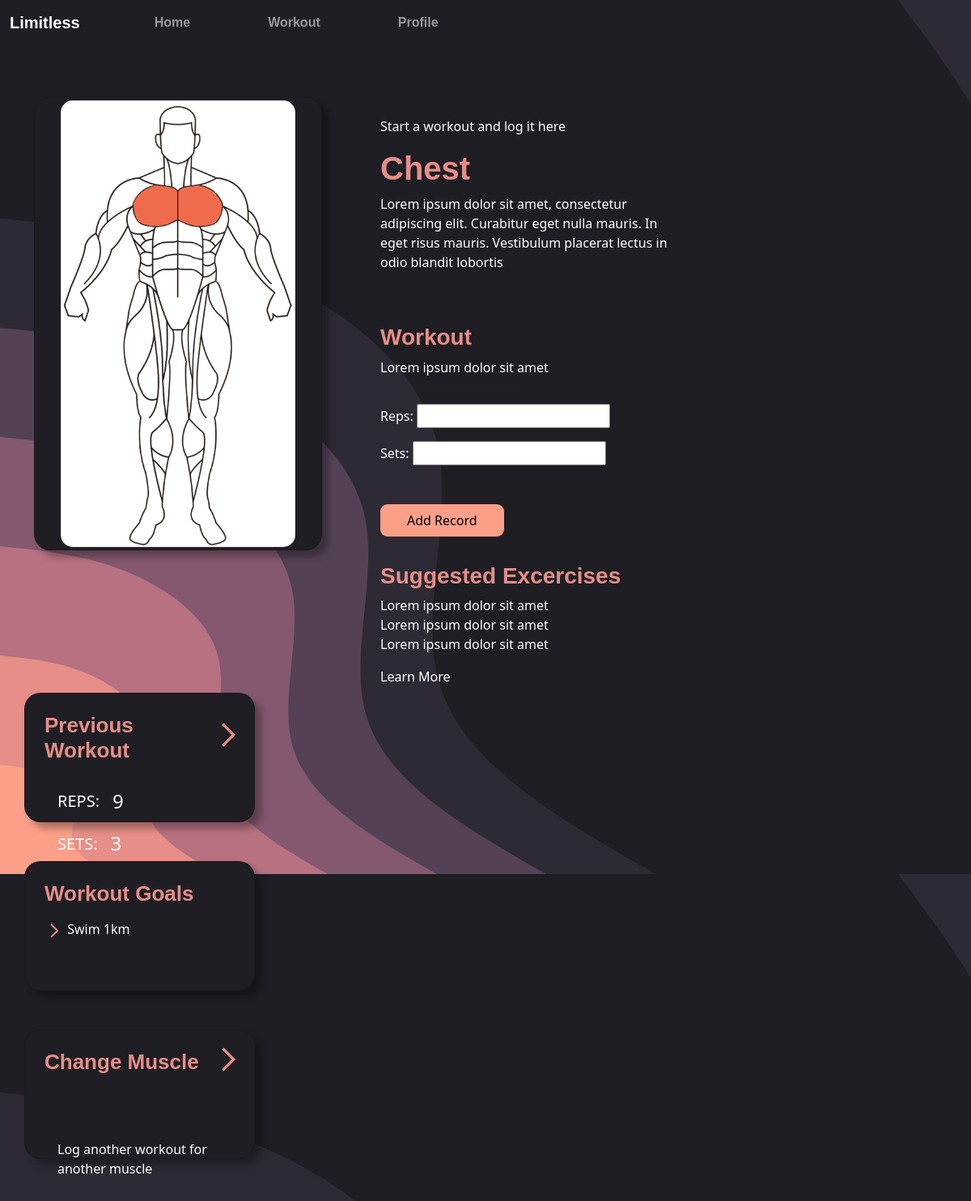
The page /workout/chest/chest/ (signed in) on the database its author committed.
### homepage/models.py (models this page shows, shortened)
class WorkoutRecord(models.Model):
    user = models.ForeignKey(User, on_delete=models.CASCADE)
    username = models.CharField(max_length=150)
    workout_type = models.CharField(max_length=20)
    reps = models.IntegerField()
    sets = models.IntegerField()
    created_at = models.DateTimeField(auto_now_add=True)

class Goal(models.Model):
    user = models.ForeignKey(User, on_delete=models.CASCADE)
    description = models.TextField()
    target_sets = models.IntegerField(default=0)
    completed_sets = models.IntegerField(default=0)
    target_workouts = models.IntegerField(default=0)
    completed_workouts = models.IntegerField(default=0)
    created_at = models.DateTimeField(auto_now_add=True)
    completed = models.BooleanField(default=False)  # New field to track completion

### homepage/views.py (the view)
# urls.py: path('workout/chest/<str:muscle>/', chest_workout, name='chest_workout'),
@login_required
def chest_workout(request, muscle):
    recent_workout = WorkoutRecord.objects.filter(user=request.user, workout_type=muscle).order_by('-created_at').first()
    incomplete_goals = Goal.objects.filter(user=request.user, completed=False).order_by('-created_at')[:3]
    return handle_workout_request(request, muscle, recent_workout, incomplete_goals)

### homepage/forms.py
class WorkoutRecordForm(forms.ModelForm):
    class Meta:
        model = WorkoutRecord
        exclude = ['workout_type','username','user']

### homepage/views.py (called while the page is built)
def handle_workout_request(request, muscle, recent_workout=None, incomplete_goals=None):
    if request.method == 'POST':
        form = WorkoutRecordForm(request.POST)
        if form.is_valid():
            save_workout_record(request.user, muscle, form)
            return redirect('success_page')
    else:
        form = WorkoutRecordForm()
    return render(request, f'workouts/{muscle}_workout.html', {'form': form, 'recent_workout': recent_workout, 'incomplete_goals': incomplete_goals})

### homepage/templates/workouts/chest_workout.html (shortened to what this page needs)
{% load static %}
<!DOCTYPE html>
<html lang="en">
<head>
    <link rel="stylesheet" href="https://cdn.jsdelivr.net/npm/bootstrap@5.0.0/dist/css/bootstrap.min.css">
    <link rel="stylesheet" href="{% static 'workouts/workout.css' %}">
    <link rel="stylesheet" href="{% static 'navbar/navbar.css' %}">
    <link rel="stylesheet" href="https://use.typekit.net/pnx2otr.css">
    <link rel="stylesheet" href="https://use.typekit.net/pnx2otr.css">
</head>
<body>
    <nav class="navbar navbar-expand-lg navbar-dark">
        <div class="container-fluid">
            <a class="navbar-brand" href="#">Limitless</a>
            <div class="collapse navbar-collapse" id="navbarNav">
                <div class="row">
                    <ul class="navbar-nav">
                        <li class="nav-item active">
                            <a class="nav-link" href="{% url 'home' %}">Home</a>
                        </li>
                        <li class="nav-item active">
                            <a class="nav-link" href="{% url 'workout_page'%}">Workout</a>
                        </li>
                        <li class="nav-item active">
                            <a class="nav-link" href="{% url 'profile_page'%}">Profile</a>
                        </li>
                    </ul>
                </div>
            </div>
        </div>
    </nav>
    <div class="container w-100 mt-4">
        <div class="row" style="margin-top: 8vh;">
            <div class="col-md-4" >
                <div class="card custom-card photo-card p-3">
                    <div class="card-body">
                        <div class="card img-card">
                            <div class="col-auto">
                                <img id="muscle-img" src="{% static 'workouts/CHEST.png' %}" alt="Chest Image"
                                    width="100%">
                            </div>
                        </div>
                    </div>
                </div>
            </div>
            <div class="col-md-4 ml-4" style="margin-left: 3rem; margin-right: 3rem;">
                <div class="row mt-4 mb-5">
                    <p>Start a workout and log it here</p>
                    <h1 class="muscle-title">Chest</h1>
                    <p>Lorem ipsum dolor sit amet, consectetur adipiscing elit. Curabitur eget nulla mauris. In eget risus mauris. Vestibulum placerat lectus in odio blandit lobortis  </p>
                </div>
                <div class="row">
                    <h3 class="muscle-title">Workout</h3>
                    <p>Lorem ipsum dolor sit amet</p>
                    <hr style="width:50%;text-align:left;margin-left:2">
                    <form method="post" action="{% url 'chest_workout' muscle='chest' %}">
                        {{ form.as_p }}
                        <div class="row mt-0">
                            <div class="col">
                                <button type="submit" id="bottone1">Add Record</button>
                            </div>
                        </div>
                    </form>
                </div>
                <div class="row" style="margin-top: 4vh;">
                    <h3 class="muscle-title">Suggested Excercises</h3>
                    <ul class="list-unstyled">
                        <li>Lorem ipsum dolor sit amet</li>
                        <li>Lorem ipsum dolor sit amet</li>
                        <li>Lorem ipsum dolor sit amet</li>
                    </ul>
                    <a href="#">Learn More</a>
                </div>
            </div>
            <div class="col-md-3">
                <div class="row mb-5 mt-2">
                    <div class="card side-card" style="padding-left: 1.5rem;">
                        <div class="card-title mt-2 d-flex align-items-center justify-content-between">
                            <h4 class="card-title goal-title mt-3 ml-3">Previous Workout</h4>
                            <a href="{% url 'workout_page' %}" class="stretched-link">
                                <img class="go-arrow" src="{% static 'homepage/arrow.svg' %}">
                            </a>
                        </div>
                        <div class="card-body">
                            {% if recent_workout %}
                                <div class="d-flex align-items-center mb-3">
                                    <h5 class="me-3">REPS:</h5>
                                    <h4>{{ recent_workout.reps }}</h4>
                                </div>
                                <div class="d-flex align-items-center">
                                    <h5 class="me-3">SETS:</h5>
                                    <h4>{{ recent_workout.sets }}</h4>
                                </div>
                            {% else %}
                                <p>No previous workout recorded.</p>
                            {% endif %}
                        </div>
                    </div>
                </div>
                <div class="row mb-5">
                    <div class="card side-card" style="padding-left: 1.5rem;">
                        <div class="card-title mt-2 d-flex align-items-center justify-content-between">
                            <h4 class="card-title goal-title mt-3 ml-3">Workout Goals</h4>
                        </div>
                        <div class="card-body p-0">
                            <ul class="p-0">
                                {% for goal in incomplete_goals %}
                                <img class="list-arrow" src="{% static 'homepage/arrow.svg' %}">
                                <span>{{ goal.description }}</span>
                                {% endfor %}
                            </ul>
                        </div>
                    </div>
                </div>
                <div class="row mb-5">
                    <div class="card side-card" style="padding-left: 1.5rem;">
                        <div class="card-title mt-2 d-flex align-items-center justify-content-between">
                            <h4 class="card-title goal-title mt-3 ml-3">Change Muscle</h4>
                            <a href="{% url 'workout_page' %}" class="stretched-link">
                                <img class="go-arrow" src="{% static 'homepage/arrow.svg' %}">
                            </a>
                        </div>
                        <div class="card-body mt-5  ">
                            <a href="{% url 'home' %}" class="stretched-link "><p>Log another workout for another muscle</p></a>
                        </div>
                    </div>
                </div>
            </div>
        </div>
    </div>
</body>
</html>

### homepage/static/workouts/workout.css (style rules this page uses)
body { background-image: url(../background.svg); }
.photo-card { height: 75vh; justify-content: center; }
.custom-card { height: 70vh; max-height: 900px; background-color: #1e1e24!important; border-radius:20px!important; box-shadow: 8px 8px 8px rgba(0, 0, 0, 0.3); }
.img-card { border-radius:15px!important; }
.side-card { height: 20vh; background-color: #1e1e24!important; border-radius: 20px!important; box-shadow: 8px 8px 8px rgba(0, 0, 0, 0.3); transition: transform 0.3s ease; }
.goal-title { text-align: left; margin-top: 2vh; font-family: "indivisible", sans-serif; font-weight: 700; font-style: normal; color: #e68e87; font-size: 26px; }
.go-arrow { width: 40px; margin-left: auto; }
.card-body { color: white; }
a { color: white; text-decoration: none; }
p { color: white; }
.muscle-title { font-family: "indivisible", sans-serif; font-weight: 700; font-style: normal; color: #e68e87; }
li { color: white; }
#bottone1 { align-self: auto; margin-top: 4vh; padding-left: 33px; padding-right: 33px; padding-bottom: 8px; padding-top: 8px; border-radius: 9px; background: #fb9f89; border: none; font-family: inherit; text-align: center; cursor: pointer; transition: 0.4s; }

### homepage/static/navbar/navbar.css (style rules this page uses)
.navbar { background: transparent; }
.navbar-brand { font-family: "indivisible", sans-serif; font-weight: 600; font-style: normal; }
.nav-item { margin-left: 80px; font-family: "indivisible", sans-serif; font-weight: 600; font-style: normal; color: #e68e87; }

### rows shown on the page
WorkoutRecord: reps "9", sets "3"
Goal: description "Swim 1km"
